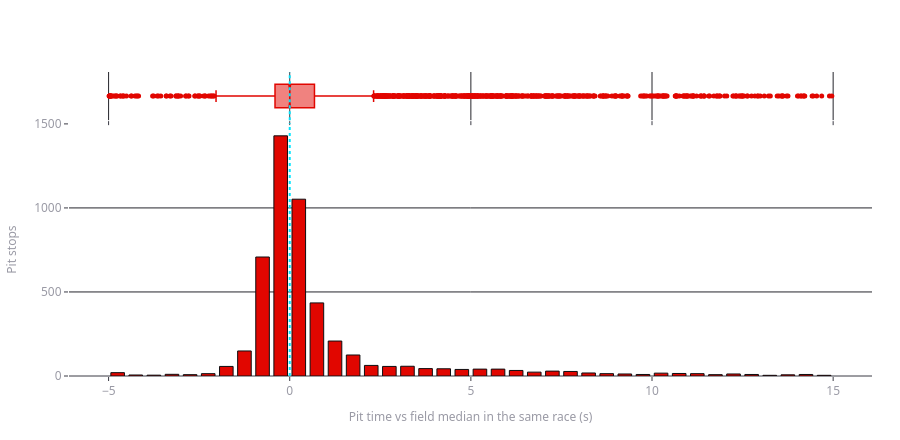

Notebook source saved alongside this figure:
### Markdown cell above
### Pit delta

### Code cell
result = univariate.pit_delta_distribution(tables.pitstops)
result.fig.show()

### Figure 1 — Plotly figure (JSON) as saved in the notebook; plotly's stock layout.template omitted (floating-point values rounded to 4 significant figures; data arrays with more than 128 entries replaced by an {"elided": "..."} marker saying what was removed)
{"data": [{"bingroup": "x", "hovertemplate": "Pit time vs field median in the same race (s)=%{x}<br>count=%{y}<extra></extra>", "legendgroup": "", "marker": {"color": "#E10600", "pattern": {"shape": ""}}, "name": "", "nbinsx": 80, "orientation": "v", "showlegend": false, "type": "histogram", "x": {"elided": "4876 float values"}, "xaxis": "x", "yaxis": "y"}, {"hovertemplate": "Pit time vs field median in the same race (s)=%{x}<extra></extra>", "legendgroup": "", "marker": {"color": "#E10600"}, "name": "", "notched": true, "showlegend": false, "type": "box", "x": {"elided": "4876 float values"}, "xaxis": "x2", "yaxis": "y2"}], "layout": {"barmode": "relative", "height": 440, "legend": {"tracegroupgap": 0}, "shapes": [{"line": {"color": "#00E5FF", "dash": "dot"}, "type": "line", "x0": 0, "x1": 0, "xref": "x", "y0": 0, "y1": 1, "yref": "y domain"}, {"line": {"color": "#00E5FF", "dash": "dot"}, "type": "line", "x0": 0, "x1": 0, "xref": "x2", "y0": 0, "y1": 1, "yref": "y2 domain"}], "showlegend": false, "title": {"text": "PIT DELTA DISTRIBUTION"}, "xaxis": {"anchor": "y", "domain": [0.0, 1.0], "title": {"text": "Pit time vs field median in the same race (s)"}}, "xaxis2": {"anchor": "y2", "domain": [0.0, 1.0], "matches": "x", "showgrid": true, "showticklabels": false}, "yaxis": {"anchor": "x", "domain": [0.0, 0.8316], "title": {"text": "Pit stops"}}, "yaxis2": {"anchor": "x2", "domain": [0.8416, 1.0], "matches": "y2", "showgrid": false, "showline": false, "showticklabels": false, "ticks": ""}}}
